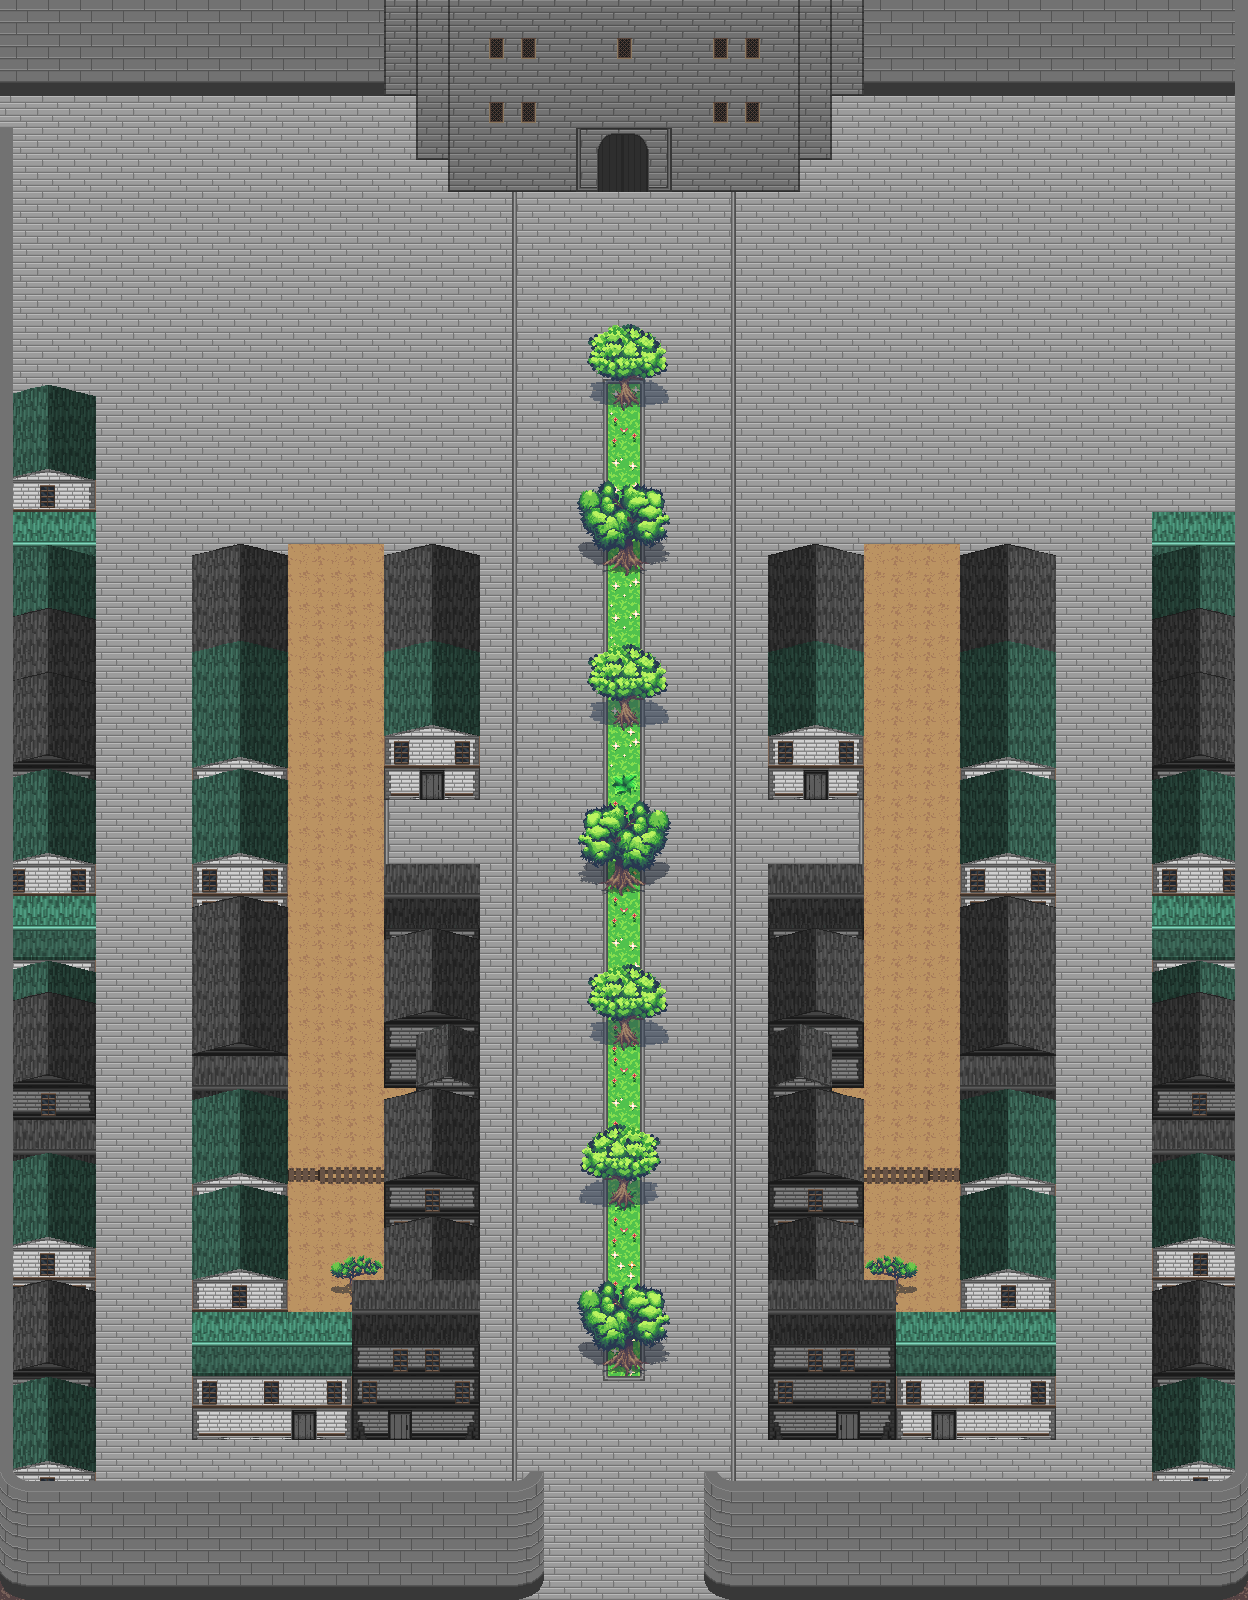

The image is a tile-based game level rendered from a .tmx file. Its description and source (layers, tilesets, objects; grid data summarised) follow:
An orthogonal 39x50 tile map with 32x32 px tiles, 4 tile layers (Ground, Calque 2, Calque 3, Calque 4), 3 tilesets and 42 objects (40x obstacle, 2x gate).

<map version="1.2" tiledversion="1.2.5" orientation="orthogonal" renderorder="right-down" width="39" height="50" tilewidth="32" tileheight="32" infinite="0" nextlayerid="7" nextobjectid="46">
 <tileset firstgid="1" source="assetsPack/town_tileset.tsx" />
 <tileset firstgid="851" source="assetsPack/interior_tileset.tsx" />
 <tileset firstgid="1379" source="assetsPack/spring_tileset.tsx" />
 <layer id="1" name="Ground" width="39" height="50">
  <data>[1950 cells, 1950 non-empty, 18 distinct tile ids]</data>
 </layer>
 <layer id="2" name="Calque 2" width="39" height="50">
  <data>[1950 cells, 789 non-empty, 83 distinct tile ids]</data>
 </layer>
 <layer id="3" name="Calque 3" width="39" height="50">
  <data>[1950 cells, 275 non-empty, 31 distinct tile ids]</data>
 </layer>
 <layer id="4" name="Calque 4" width="39" height="50">
  <data>[1950 cells, 88 non-empty, 1 distinct tile ids]</data>
 </layer>
 <objectgroup id="5" name="Calque d'objets 1">
  <object id="1" name="mapB" type="gate" x="608" y="1568" width="32" height="32" />
  <object id="2" type="obstacle" x="576" y="1280" width="96" height="64" />
  <object id="3" type="obstacle" x="608" y="1344" width="32" height="32" />
  <object id="4" type="obstacle" x="576" y="1120" width="96" height="64" />
  <object id="5" type="obstacle" x="608" y="1184" width="32" height="32" />
  <object id="6" type="obstacle" x="576" y="960" width="96" height="64" />
  <object id="7" type="obstacle" x="608" y="1024" width="32" height="32" />
  <object id="8" type="obstacle" x="576" y="800" width="96" height="64" />
  <object id="9" type="obstacle" x="608" y="864" width="32" height="32" />
  <object id="10" type="obstacle" x="576" y="640" width="96" height="64" />
  <object id="11" type="obstacle" x="608" y="704" width="32" height="32" />
  <object id="12" type="obstacle" x="576" y="480" width="96" height="64" />
  <object id="13" type="obstacle" x="608" y="544" width="32" height="32" />
  <object id="14" type="obstacle" x="576" y="320" width="96" height="64" />
  <object id="15" type="obstacle" x="608" y="384" width="32" height="32" />
  <object id="18" type="obstacle" x="448" y="160" width="352" height="32" />
  <object id="19" type="obstacle" x="0" y="64" width="416" height="32" />
  <object id="20" type="obstacle" x="416" y="96" width="32" height="64" />
  <object id="21" type="obstacle" x="800" y="96" width="32" height="64" />
  <object id="22" type="obstacle" x="832" y="64" width="416" height="32" />
  <object id="23" type="obstacle" x="1216" y="96" width="32" height="1408" />
  <object id="24" type="obstacle" x="704" y="1472" width="512" height="32" />
  <object id="25" type="obstacle" x="704" y="1504" width="32" height="96" />
  <object id="26" type="obstacle" x="512" y="1504" width="32" height="96" />
  <object id="27" type="obstacle" x="96" y="1472" width="448" height="32" />
  <object id="28" type="obstacle" x="64" y="384" width="32" height="1088" />
  <object id="29" type="obstacle" x="768" y="1376" width="64" height="96" />
  <object id="30" type="obstacle" x="832" y="1280" width="32" height="96" />
  <object id="31" type="obstacle" x="800" y="1184" width="32" height="128" />
  <object id="32" type="obstacle" x="832" y="1184" width="128" height="32" />
  <object id="33" type="obstacle" x="960" y="1152" width="96" height="32" />
  <object id="34" type="obstacle" x="1024" y="1184" width="32" height="96" />
  <object id="35" type="obstacle" x="1056" y="1216" width="96" height="32" />
  <object id="36" type="obstacle" x="1152" y="1184" width="64" height="32" />
  <object id="37" type="obstacle" x="192" y="1312" width="288" height="128" />
  <object id="38" type="obstacle" x="192" y="544" width="96" height="768" />
  <object id="39" type="obstacle" x="384" y="864" width="96" height="448" />
  <object id="41" type="obstacle" x="288" y="1248" width="96" height="32" />
  <object id="42" type="obstacle" x="384" y="544" width="96" height="256" />
  <object id="43" name="map4" type="gate" x="0" y="96" width="32" height="32" />
  <object id="44" type="obstacle" x="0" y="128" width="32" height="256" />
  <object id="45" type="obstacle" x="32" y="384" width="32" height="32" />
 </objectgroup>
</map>
